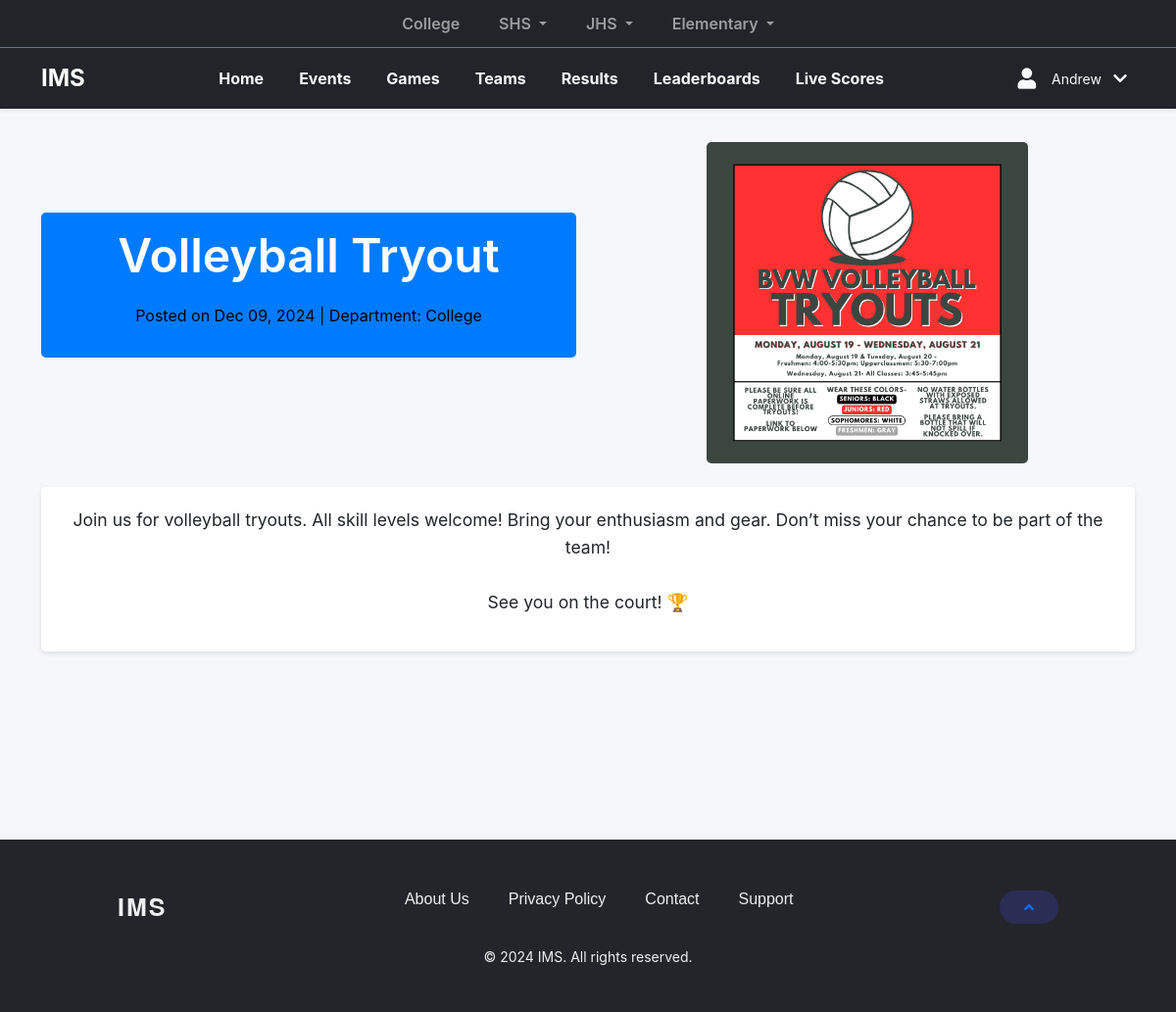
Screenshot of /announcement_details.php?id=28&school_id=8&department_id=1 (signed in) with the database file from the repository.
### tables this page shows
CREATE TABLE `departments` (
  `id` int(11) NOT NULL,
  `department_name` enum('Elementary','JHS','SHS','College','System') NOT NULL,
  `school_id` int(11) DEFAULT NULL
);

CREATE TABLE `announcement` (
  `id` int(11) NOT NULL,
  `title` varchar(255) NOT NULL,
  `message` text NOT NULL,
  `image` varchar(255) DEFAULT NULL,
  `school_id` int(11) DEFAULT NULL,
  `department_id` int(11) NOT NULL,
  `created_at` datetime DEFAULT current_timestamp()
);

### announcement_details.php (the view, shortened to what this page needs)
<?php
$conn = con();
$announcement_id = isset($_GET['id']) ? intval($_GET['id']) : 0;
$announcement = null;
if ($announcement_id > 0) {
    $query = "SELECT a.title, a.message, a.image, a.created_at, d.department_name
              FROM announcement a
              LEFT JOIN departments d ON a.department_id = d.id
              WHERE a.id = ?";
    $stmt = $conn->prepare($query);
    $stmt->bind_param("i", $announcement_id);
    $stmt->execute();
    $result = $stmt->get_result();
    if ($result->num_rows > 0) {
        $announcement = $result->fetch_assoc();
        $date = new DateTime($announcement['created_at']);
        $formatted_date = $date->format('M d, Y');
    }
}
include 'navbarhome.php';
?>
<!DOCTYPE html>
<html lang="en">
<head>
    <link href="https://cdn.jsdelivr.net/npm/bootstrap@5.3.3/dist/css/bootstrap.min.css" rel="stylesheet">
    <link href="home.css" rel="stylesheet">
    <link rel="stylesheet" href="https://cdnjs.cloudflare.com/ajax/libs/font-awesome/5.15.4/css/all.min.css">
</head>
<body>
<div class="mt-5">
    <div class="container py-5">
        <?php if ($announcement): ?>
            <div class="row">
                <div class="col-md-6 mt-5">
                    <div class="announcement-header-section mt-4">
                        <h1 class="announcement-title-text"><?php echo htmlspecialchars($announcement['title']); ?></h1>
                        <p class="announcement-meta-text">Posted on <?php echo $formatted_date; ?> | Department: <?php echo htmlspecialchars($announcement['department_name']); ?></p>
                    </div>
                </div>
                <div class="col-md-6">
                    <?php if (!empty($announcement['image']) && file_exists('uploads/' . $announcement['image'])): ?>
                        <div class="text-center">
                            <img src="uploads/<?php echo htmlspecialchars($announcement['image']); ?>" class="announcement-image-responsive img-fluid" alt="<?php echo htmlspecialchars($announcement['title']); ?>">
                        </div>
                    <?php endif; ?>
                </div>
            </div>
            <div class="announcement-content-section mt-4 text-center">
                <p><?php echo nl2br(htmlspecialchars($announcement['message'])); ?></p>
            </div>
        <?php else: ?>
            <div class="container mt-5"><h5 class="text-muted">Announcement not found.</h5></div>
        <?php endif; ?>
    </div>
        </div>
        <?php include 'footerhome.php' ?>
        <script src="https://cdn.jsdelivr.net/npm/@popperjs/core@2.11.6/dist/umd/popper.min.js"></script></body>
</html>

### navbarhome.php (shortened to what this page needs)
<?php
$conn = con();
$school_id = isset($_GET['school_id']) ? (int)$_GET['school_id'] : 0;
$departments = [];
if ($school_id > 0) {
    $query = $conn->prepare("SELECT id, department_name FROM departments WHERE school_id = ?");
    $query->bind_param("i", $school_id);
    $query->execute();
    $result = $query->get_result();
    while ($row = $result->fetch_assoc()) {
        $departments[] = $row;
    }
}
$current_params = $_GET;
$query_string = http_build_query(array_filter($current_params));
?>
<nav class="navbar navbar-dark bg-dark py-1 fixed-top border-bottom border-secondary">
    <div class="container">
        <div class="w-100 justify-content-center" id="topNav">
            <ul class="navbar-nav d-flex flex-row flex-wrap gap-2 justify-content-center">
                <?php foreach ($departments as $department): ?>
                    <?php if ($department['department_name'] === 'College'): ?>
                        <li class="nav-item">
                            <a class="nav-link fw-semibold px-3 rounded-pill small <?php echo isset($active_department) && $active_department == $department['id'] ? 'active bg-primary' : ''; ?>"
                                href="#"
                                onclick="handleDepartmentClick(<?php echo $department['id']; ?>, '<?php echo $department['department_name']; ?>'); return false;">
                                <?php echo htmlspecialchars($department['department_name']); ?>
                            </a>
                        </li>
                    <?php else: ?>
                        <li class="nav-item dropdown">
                            <a class="nav-link dropdown-toggle fw-semibold px-3 rounded-pill small <?php echo isset($active_department) && $active_department == $department['id'] ? 'active bg-primary' : ''; ?>"
                                href="#"
                                id="navbarDropdown<?php echo $department['id']; ?>"
                                role="button"
                                data-bs-toggle="dropdown"
                                aria-expanded="false">
                                <?php echo htmlspecialchars($department['department_name']); ?>
                            </a>
                        </li>
                    <?php endif; ?>
                <?php endforeach; ?>
            </ul>
        </div>
    </div>
</nav>
<div class="navbar-spacer"></div>
<nav class="navbar navbar-expand-lg navbar-dark bg-dark py-2 shadow-sm main-navbar <?php echo basename($_SERVER['PHP_SELF']) === 'home.php' ? 'navbar-transparent' : ''; ?>" id="navbar">
    <div class="container">
        <a class="navbar-brand fw-bold fs-4" href="index.php?<?php echo $query_string; ?>">IMS</a>
        <div class="collapse navbar-collapse" id="mainNav">
            <ul class="navbar-nav mx-auto mb-2 mb-lg-0 gap-1">
                <li class="nav-item">
                    <a class="nav-link text-light px-3 fw-bold" href="home.php?<?php echo $query_string; ?>">Home</a>
                </li>
                <li class="nav-item">
                    <a class="nav-link text-light px-3 fw-bold" href="events.php?<?php echo $query_string; ?>">Events</a>
                </li>
                <li class="nav-item">
                    <a class="nav-link text-light px-3 fw-bold" href="games.php?<?php echo $query_string; ?>">Games</a>
                </li>
                <li class="nav-item">
                    <a class="nav-link text-light px-3 fw-bold" href="teams.php?<?php echo $query_string; ?>">Teams</a>
                </li>
                <li class="nav-item">
                    <a class="nav-link text-light px-3 fw-bold" href="results.php?<?php echo $query_string; ?>">Results</a>
                </li>
                <li class="nav-item">
                    <a class="nav-link text-light px-3 fw-bold" href="rankings.php?<?php echo $query_string; ?>">Leaderboards</a>
                </li>
                <li class="nav-item">
                    <a class="nav-link text-light px-3 fw-bold" href="livematches.php?<?php echo $query_string; ?>">Live Scores</a>
                </li>
            </ul>
            <div class="d-flex align-items-center">
                <?php
                if (isset($_SESSION['user_id'])) {
                ?>
                    <div class="dropdown">
                        <button class="btn d-flex align-items-center gap-2 border-0 px-2 py-1"
                            type="button"
                            id="userDropdown"
                            data-bs-toggle="dropdown"
                            aria-expanded="false">
                            <div class=" border-primary p-2" style="background-color: transparent;">
                                <i class="fas fa-user text-light fa-lg"></i>
                            </div>
                            <span class="d-none d-md-inline small text-light"><?php echo htmlspecialchars($_SESSION['firstname']); ?></span>
                            <i class="fas fa-chevron-down text-light ms-1"></i>
                        </button>
                    </div>
                <?php
                } else {
                    echo '<a href="login.php?' . http_build_query(array_filter($current_params)) . '"
                          class="btn btn-outline-primary d-flex align-items-center gap-2 px-4 py-2 fw-bold rounded-pill">
                          <span class="text-white">Login</span>
                          </a>';
                }
                ?>
            </div>
        </div>
    </div>
</nav>

### home.css (style rules this page uses)
* { box-sizing: border-box; margin: 0; padding: 0; }
body { background-color: #f5f7fa; font-family: 'Inter', -apple-system, BlinkMacSystemFont, 'Segoe UI', Roboto, sans-serif; }
.navbar.navbar-dark.bg-dark { width: 100%; max-width: 100%; overflow: visible; }
.navbar .container { position: static; overflow: visible; }
.navbar .nav-item.dropdown { position: relative; }
#topNav { position: relative; overflow: visible; }
#navbar { position: fixed; top: 26px; width: 100%; z-index: 999; transition: background-color 0.3s ease; padding-top: 20px; }

### announcement_details.php (style rules this page uses)
.announcement-header-section { background-color: #007bff; color: #fff; padding: 15px; border-radius: 5px; text-align: left; }
.announcement-title-text { font-size: 3rem; font-weight: 600; text-align: center; margin-bottom: 20px; }
.announcement-meta-text { font-size: 1rem; color: black; text-align: center; }
.announcement-content-section { background-color: #fff; padding: 20px; border-radius: 5px; box-shadow: 0 2px 5px rgba(0, 0, 0, 0.1); margin-top: 20px; }
.announcement-content-section p { font-size: 1.10rem; line-height: 1.6; }
.announcement-image-responsive { max-width: 60%; height: auto; border-radius: 5px; }

### rows the page displays
departments: department_name "College"
departments: department_name "SHS"
departments: department_name "JHS"
departments: department_name "Elementary"
announcement: title "Volleyball Tryout", created_at "Dec 09, 2024", department.department_name "College", image (picture), message "Join us for volleyball tryouts. All skill levels welcome! Bring your enthusiasm and gear. Don’t miss your chance to be part of the team! See you on the court! 🏆"

### other values shown
$_SESSION['firstname'] "Andrew"
